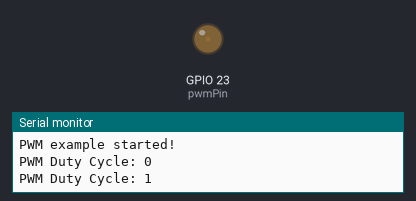
A sketch run on a simulated ESP32. Parts: output pins drawn as LEDs (lit = HIGH), the last lines printed to the serial monitor.

Above: at 0.07 s.
At 6.51 s:
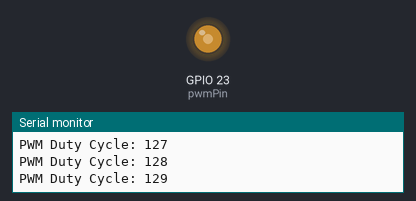
At 12.8 s:
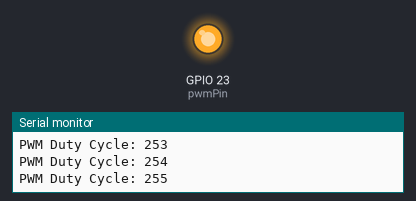
At 36.36 s:
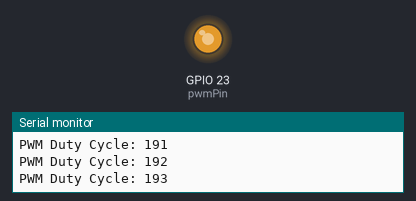
Timing chart, 0 to 40.0 s (numbered marks = the images above):
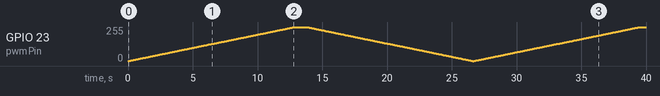

The sketch:

4_pwm.ino
```cpp
// ESP32 PWM on Pin 23 (Core v3.x compatible)

const int pwmPin = 23;      // PWM output pin
const int pwmChannel = 0;   // Channel 0–7
const int pwmFreq = 5000;   // Frequency in Hz
const int pwmResolution = 8; // Resolution bits (0–255 for 8-bit)

void setup() {
  Serial.begin(115200);

  // Attach PWM channel to pin
  ledcAttach(pwmPin, pwmFreq, pwmResolution);  // <-- new API in ESP32 core v3.x
  Serial.println("PWM example started!");
}

void loop() {
  // Sweep duty cycle from 0 to 255
  for (int dutyCycle = 0; dutyCycle <= 255; dutyCycle++) {
    ledcWrite(pwmPin, dutyCycle);  // write duty to pin
    Serial.print("PWM Duty Cycle: ");
    Serial.println(dutyCycle);
    delay(50);
  }
    delay(1000);
  // Sweep back from 255 to 0
  for (int dutyCycle = 255; dutyCycle >= 0; dutyCycle--) {
    ledcWrite(pwmPin, dutyCycle);
    Serial.print("PWM Duty Cycle: ");
    Serial.println(dutyCycle);
    delay(50);
  }
}
```
